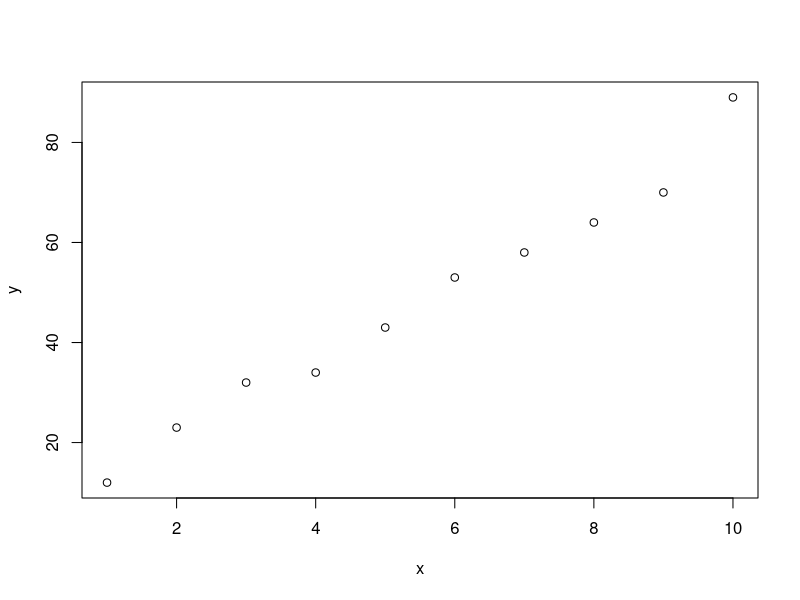
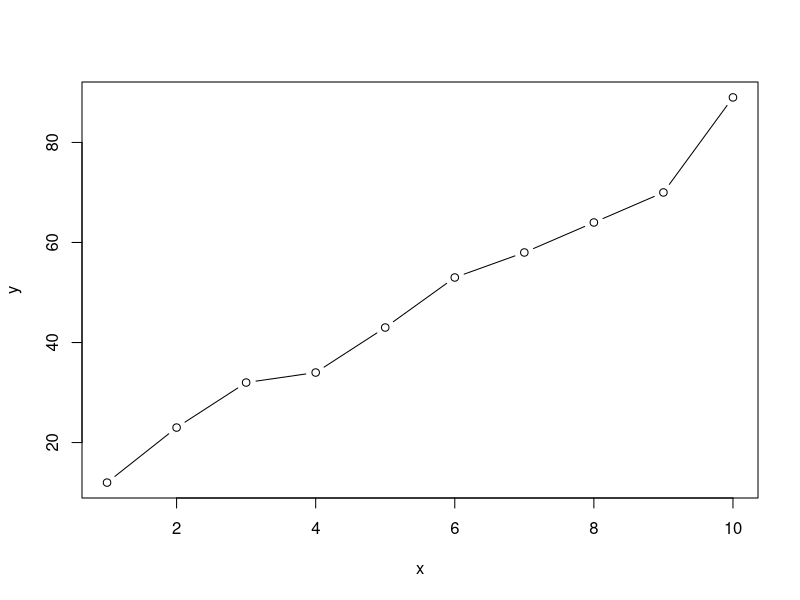
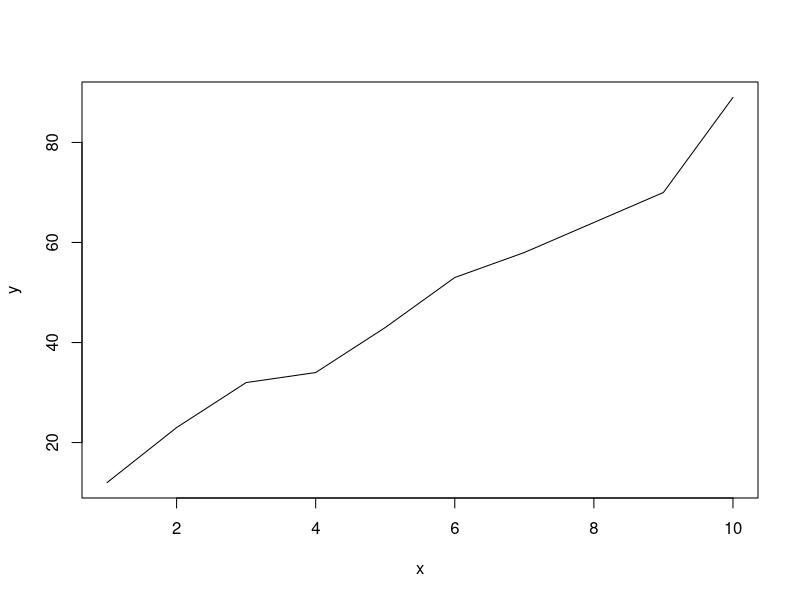
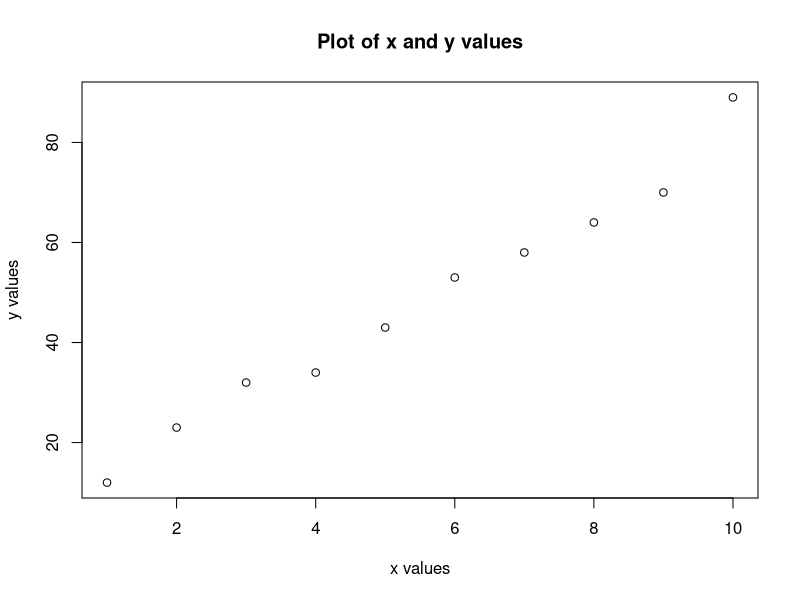
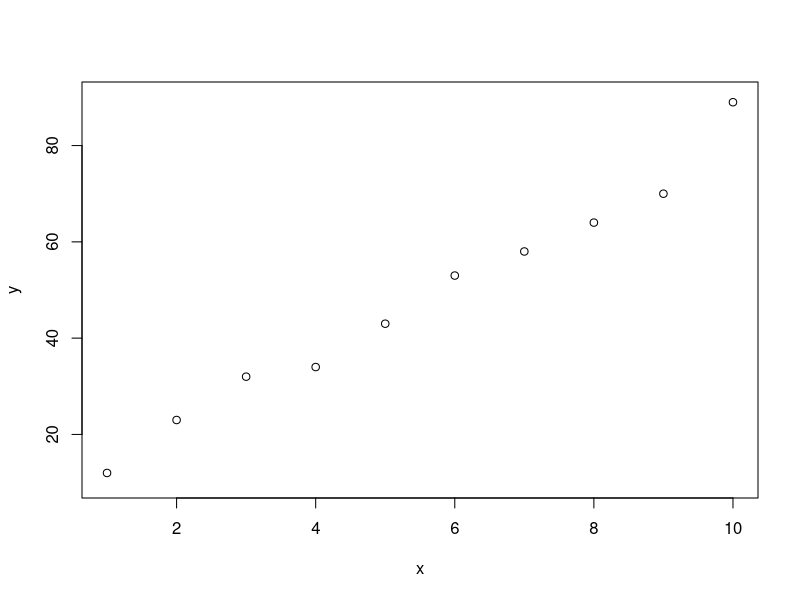
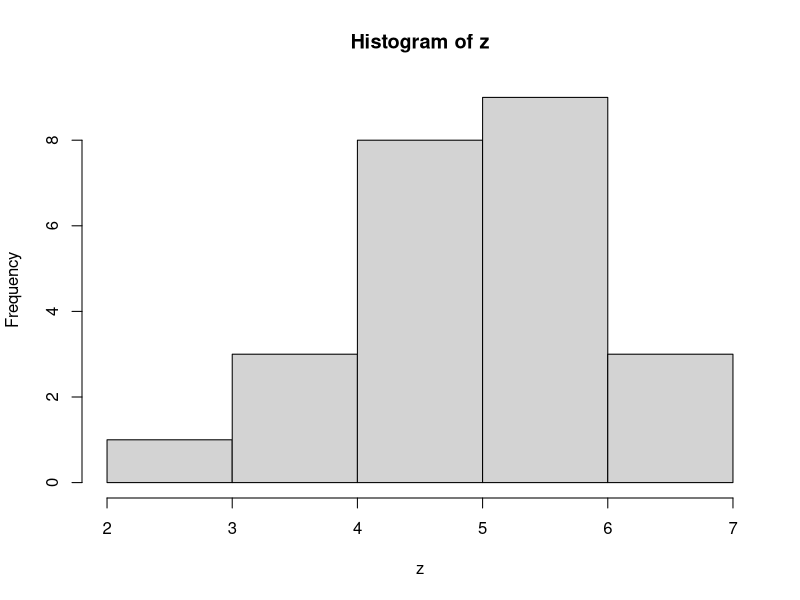
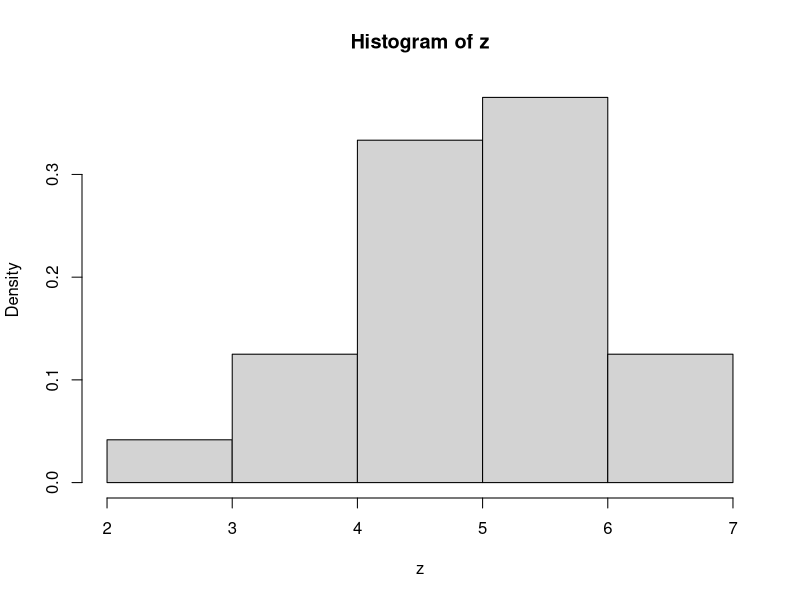
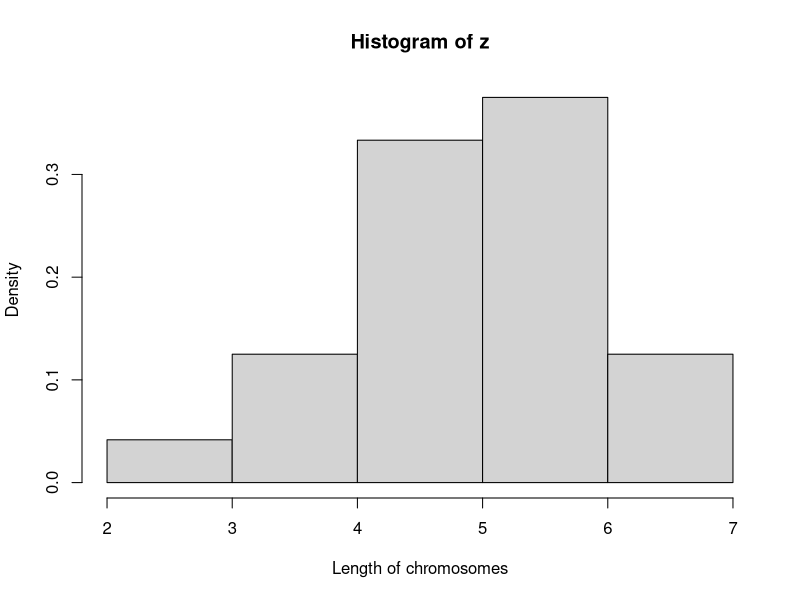

Generate these figures, in order, with R:
2+9

7*8

10/5

5^3

sqrt(3)

pi 

round(pi,digits=4)

6*(
  4-6
)

x=c(3,4,7,10,30,50,6)
x
x[2]
x[c(1,3)]

help(sum)
?sum

z <-c(3,4,7)
z[z>4]

z<-c(4.5,3.8,5.4,5.8,2.0,6.1,6.2, 4.9, 3.7,4.7, 5.1, 5.6, 6.1 ,4.0 ,4.2,
     4.6 ,5.7 ,5.1 ,4.8 ,5.8 ,5.3 ,4.4 ,5.0, 5.9)
rev(z)
sort(z)
length(z)
max(z)
mean(z)
min(z)
range(z)

x=c(1:10)
y=c(12,23,32,34,43,53,58,64,70,89)
plot(x,y)
plot(x,y, type='b')
plot(x,y, type='l')
plot(x,y,xlab='x values', ylab='y values', main='Plot of x and y values')
plot(x,y, ylim=c(10,90))

stem(z)
stem(z,scale=2)

hist(z)
hist(z, freq=F)
hist(z, freq=F, xlab="Length of chromosomes")
hist(z,freq=F,xlab="Length of chromosomes",main="Histogram of length of chromosomes")
hist(z,freq=F,xlab="Length of chromosome", main="Histogram of length of chromosomes",ylim=c(0,0.4),col="blue")

cumsum(z)
cumprod(z)
diff(123,54)
?diff
diff(3,6,9)
diff(z,lag=1,differences=1)
